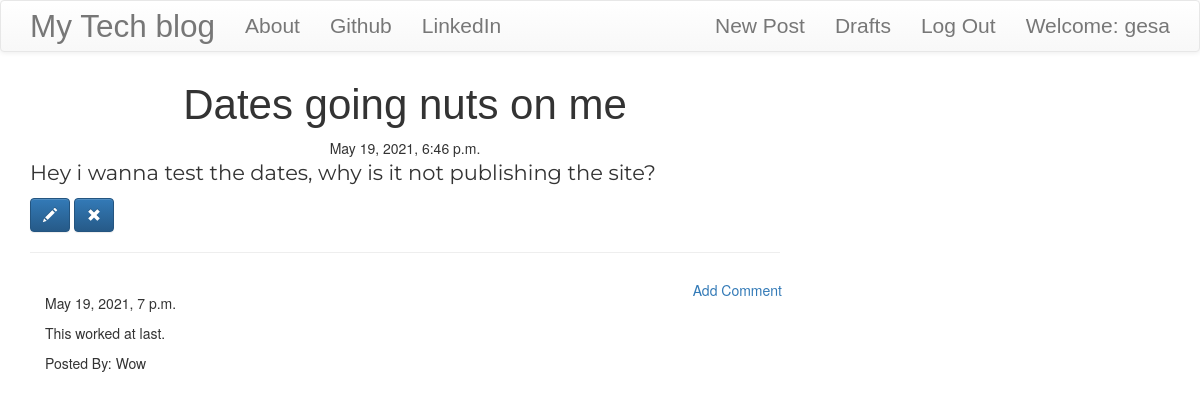
Screenshot of /post/6 (signed in) with the database file from the repository.
### blog/models.py (models this page shows, shortened)
class Post(models.Model):
    author = models.ForeignKey('auth.User',on_delete=models.CASCADE)
    title = models.CharField(max_length=200)
    text = models.TextField()
    created_date = models.DateTimeField(default=timezone.now)
    published_date = models.DateTimeField(blank=True,null=True)

class Comment(models.Model):
    post = models.ForeignKey('blog.Post',related_name='comments',on_delete=models.CASCADE)
    author = models.CharField(max_length=200)
    text = models.TextField()
    created_date = models.DateTimeField(default=timezone.now)
    approved_comment = models.BooleanField(default=False)

### blog/views.py (the view)
# urls.py: url(r'^post/(?P<pk>\d+)$',views.PostDetailView.as_view(),name='post_detail'),
class PostDetailView(DetailView):
    model = Post

### blog/templates/blog/post_detail.html (shortened to what this page needs)
{% extends "blog/base.html" %}
{% block content %}
  <h1 class="posttitle loader" >{{post.title}}</h1>
  {% if post.published_date %}
    <div class="date postdate">
    {{ post.published_date }}
    </div>
  {% else %}
    <a class="btn btn-default" href="{% url 'post_publish' pk=post.pk %}">Publish</a>
  {% endif %}
  <p class="postcontent">{{ post.text|safe|linebreaksbr}}</p>
  {% if user.is_authenticated %}
    <a class="btn btn-primary" href="{% url 'post_edit' pk=post.pk %}">
      <span class='glyphicon glyphicon-pencil'></span>
    </a>
    <a class="btn btn-primary" href="{% url 'post_remove' pk=post.pk %}">
      <span class='glyphicon glyphicon-remove'></span>
    </a>
  {% endif %}
  <hr>
  <a class="btn btn-comment" href="{% url 'add_comment_to_post' pk=post.pk %}">Add Comment</a>
  <div class="container">
    {% for comment in post.comments.all %}
    <br>
      {% if user.is_authenticated or comment.approved_comment %}
        {{comment.created_date}}
        <p>{{ comment.text|safe|linebreaks }}</p>
        <p>Posted By: {{ comment.author }}</p>
      {% endif %}
      {% empty %}
        <p>No Comments</p>
    {% endfor %}
  </div>
{% endblock %}

### blog/templates/blog/base.html (shortened to what this page needs)
<!DOCTYPE html>
{% load static %}
<html lang="en" dir="ltr">
    <head>
        <link rel="stylesheet" href="https://maxcdn.bootstrapcdn.com/bootstrap/3.3.7/css/bootstrap.min.css">
        <link rel="stylesheet" href="https://maxcdn.bootstrapcdn.com/bootstrap/3.3.7/css/bootstrap-theme.min.css">
        <link rel="stylesheet" href="//cdn.jsdelivr.net/npm/medium-editor@latest/dist/css/medium-editor.min.css" type="text/css" media="screen" charset="utf-8">
        <link rel="stylesheet" href="{% static 'css/blog.css'%}">
<body class='loader'>
  <nav class="navbar navbar-default techfont custom-navbar">
    <div class="container">
      <ul class="nav navbar-nav">
        <li><a class='navbar-brand bigbrand' href="{% url 'post_list' %}">My Tech blog</a></li>
        <li><a href="{% url 'about'%}">About</a></li>
        <li><a href="https://www.github.com/gescale">Github</a></li>
        <li><a href="https://www.linkedin.com">LinkedIn</a></li>
      </ul>
      <ul class="nav navbar-nav navbar-right">
        {% if user.is_authenticated %}
        <li>
          <a href="{% url 'post_new' %}">New Post</a>
        </li>
        <li>
          <a href="{% url 'post_draft' %}">Drafts</a>
        </li>
        <li>
          <a href="{% url 'logout' %}">Log Out</a>
        </li>
        <li>
          <a>Welcome: {{ user.username }}</a>
        </li>
          {% else %}
          <li><a class='nav navbar-right' href="{% url 'login' %}" ><span class="glyphicon glyphicon-user"></span></a></li>
        {% endif %}
      </ul>
  </div>
</nav>
        <div class="content container">
            <div class="row">
                <div class="col-md-8">
                  <div class="blog_posts">
                    {% block content %}
                    {% endblock %}
                  </div>
                </div>
            </div>
        </div>
</body>
</html>

### blog/static/css/blog.css (style rules this page uses)
.techfont { font-family: sans-serif; font-size: 1.5em; margin-bottom: 10px; }
.postdate { text-align: center; }
.posttitle { font-family: 'Russo One', sans-serif; font-size: 3em; text-align: center; }
.postcontent { font-family: 'Montserrat'; font-size: 1.5em; }
.btn-comment { position: absolute; right: 0px; }
.bigbrand { font-size: 1.5em; }
.loader { filter:hue-rotate(0deg); color: linear-gradient(45deg,#0f8,#08f); animation:hue 5000ms infinite linear; }

### rows the page displays
Post: title "Dates going nuts on me", published_date "May 19, 2021, 6:46 p.m.", text "Hey i wanna test the dates, why is it not publishing the site?"
Comment: created_date "May 19, 2021, 7 p.m.", text "This worked at last.", author "Wow"

### other values shown
{{ user.username }} "gesa"
